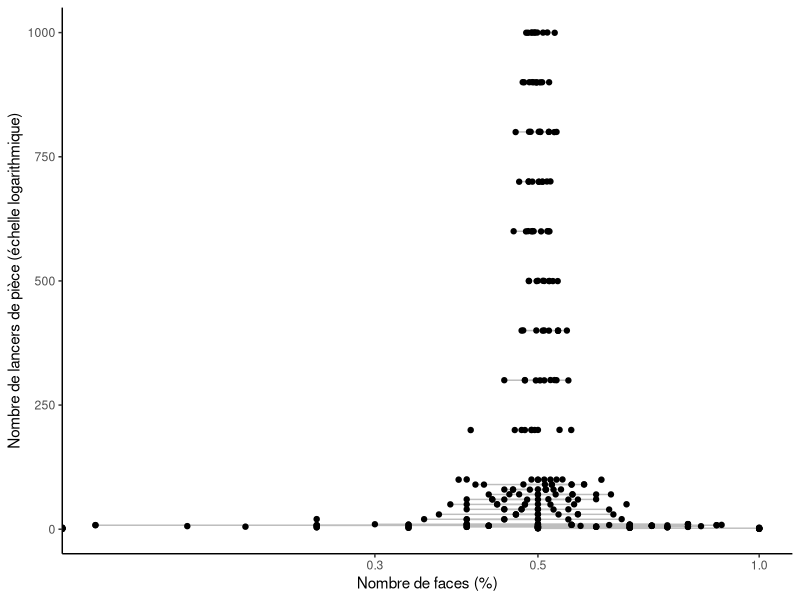
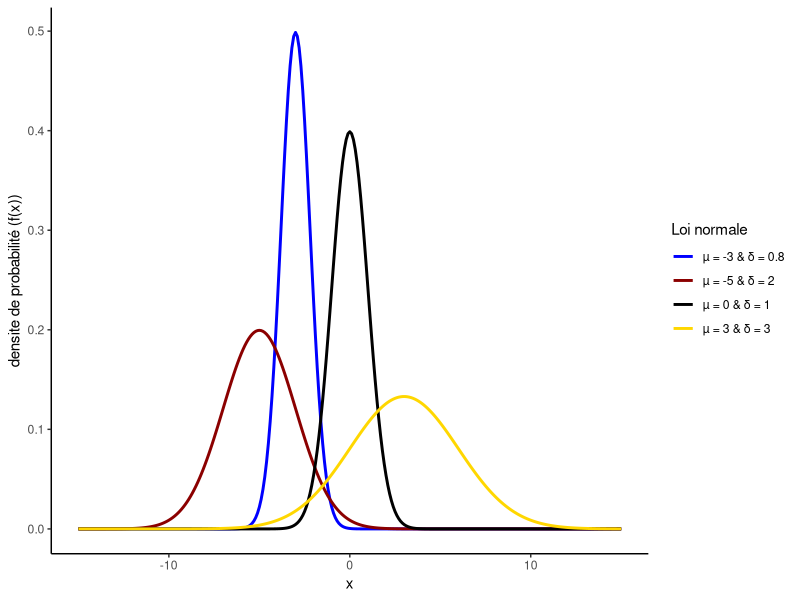
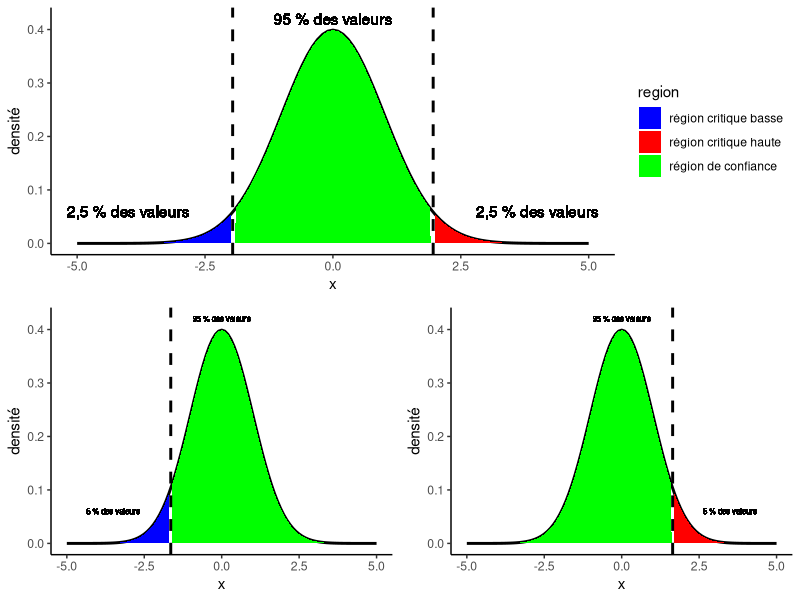
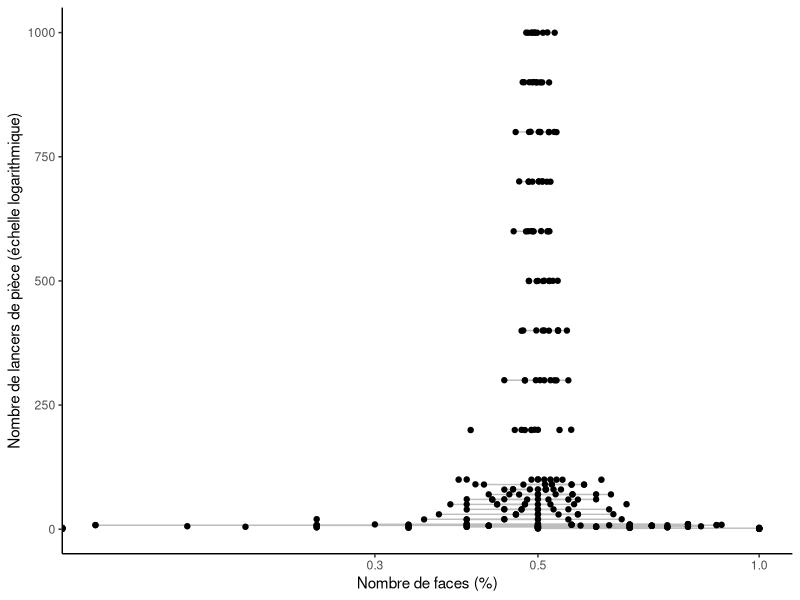
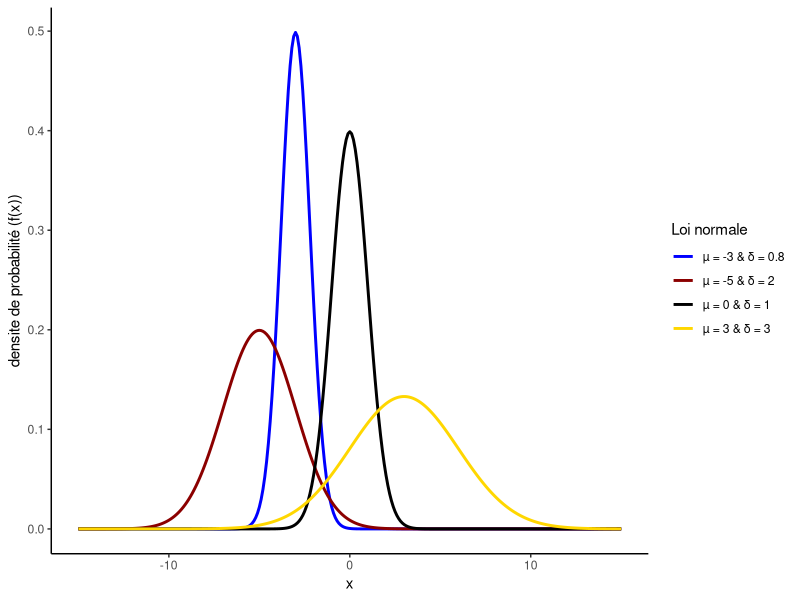

Reproduce these figures in R, in order.
## ---- chunk 1
knitr::opts_chunk$set(echo = TRUE, warning = FALSE, message = FALSE)

library(tidyverse)

# fixe la graine à 105
set.seed(105)
## ---- chunk 2
# création d'un vecteur contenant le nombre de lancers
nb_lancers <- c(
  1:9, # 1, 2, 3... 9
  seq(from = 10, to = 100, by = 10), # 10, 20... 100
  seq(from = 200, to = 1000, by = 100) # 200, 300... 1000
)

# 10 simulations pour chaque valeurs de nb_lancers de pièces
purrr::map(
  c(1:10),
  ~ bind_rows(
    bind_cols(
      nb_lancers = nb_lancers,
      nb_lancers %>% 
        purrr::map(
          ~ rbinom(.x, 1, 0.5)
        ) %>% 
        purrr::map(sum) %>% 
        purrr::map(as_tibble) %>% 
        bind_rows() %>% 
        rename(nb_faces = value)
    )
  )
) %>% 
  bind_rows() %>% # mise en commun des lignes
  mutate(
    pourcentage_face = nb_faces /nb_lancers # calcul du pourcentage de réussites
  ) %>% # création du graphique
  ggplot() + 
  aes(y = nb_lancers, x = pourcentage_face, group = nb_lancers) +
  geom_boxplot(color = "grey") + # ajout des boîtes à moustaches
  geom_jitter() + # ajout des points
  scale_x_log10() + # choix d'une échelle logarthmique
  theme_classic() +
  labs(
    y = "Nombre de lancers de pièce (échelle logarithmique)",
    x = "Nombre de faces (%)"
  )

ggsave("img/lancer_des.png")

## ---- chunk 3

# choix de l'intervalle de représentation
intervalle <- seq(-15, 15, 0.1)

# loi normale de paramètres µ égale à -5, -3, 0 ou 3 et σ égale à 2, 0.8, 1 ou 3
tibble(
  loi_normale = 
    rep(
      c(
        "µ = 0 & \U03B4 = 1", 
        "µ = 3 & \U03B4 = 3", 
        "µ = -3 & \U03B4 = 0.8", 
        "µ = -5 & \U03B4 = 2"
      ), 
      each = length(intervalle)
    ),
  x = rep(intervalle, 4),
  densite = 
    c(
      dnorm(intervalle, mean = 0, sd = 1),
      dnorm(intervalle, mean = 3, sd = 3),
      dnorm(intervalle, mean = -3, sd = 0.8),
      dnorm(intervalle, mean = -5, sd = 2))
) %>% 
  ggplot() +
  aes(x = x, y = densite, color = loi_normale) +
  geom_line(size = 1) +
  theme_classic() +
  scale_color_manual(values = c("blue", "dark red", "black", "gold")) +
  ylab("densite de probabilité (f(x))") +
  labs(color = "Loi normale")

ggsave("img/loi_normale.png")

## ---- chunk 4

# choix de l'intervalle de représentation
intervalle <- seq(-5, 5, 0.1)

# test bilatéral
bilateral <- tibble(
  x = intervalle,
  "densité" = dnorm(intervalle, mean = 0, sd = 1),
  region = 
    case_when(
      x < qnorm(0.025) ~ "région critique basse",
      x < qnorm(0.975) ~ "région de confiance",
      TRUE ~ "région critique haute"
    )
) %>% 
  ggplot() +
  aes(x = x, y = `densité`) +
  geom_line(size = 1) +
  geom_area(aes(fill = region)) +
  scale_fill_manual(values = c("blue", "red", "green")) +
  geom_vline(xintercept = qnorm(0.025), size = 1, linetype = "dashed") + 
  geom_vline(xintercept = qnorm(0.975), size = 1, linetype = "dashed") + 
  geom_text(aes(x = -4, y = 0.06, label = "2,5 % des valeurs")) +
  geom_text(aes(x = 4, y = 0.06, label = "2,5 % des valeurs")) +
  geom_text(aes(x = 0, y = 0.42, label = "95 % des valeurs")) +
  theme_classic()

# test unilatéral à gauche
unilateral_gauche <- tibble(
  x = intervalle,
  "densité" = dnorm(intervalle, mean = 0, sd = 1),
  region = 
    case_when(
      x < qnorm(0.05) ~ "région critique basse",
      TRUE ~ "région de confiance"
    )
) %>% 
  ggplot() +
  aes(x = x, y = `densité`) +
  geom_line(size = 1) +
  geom_area(aes(fill = region)) +
  scale_fill_manual(values = c("blue", "green")) +
  geom_vline(xintercept = qnorm(0.05), size = 1, linetype = "dashed") + 
  geom_text(aes(x = -3.5, y = 0.06, label = "5 % des valeurs"), size = 2) +
  geom_text(aes(x = 0, y = 0.42, label = "95 % des valeurs"), size = 2) +
  theme_classic() +
  theme(legend.position = "none")

# test unilatéral à droite
unilateral_droit <- tibble(
  x = intervalle,
  "densité" = dnorm(intervalle, mean = 0, sd = 1),
  region = 
    case_when(
      x > qnorm(0.95) ~ "région critique haute",
      TRUE ~ "région de confiance"
    )
) %>% 
  ggplot() +
  
  aes(x = x, y = `densité`) +
  geom_line(size = 1) +
  geom_area(aes(fill = region)) +
  scale_fill_manual(values = c("red", "green")) +
  geom_vline(xintercept = qnorm(0.95), size = 1, linetype = "dashed") + 
  geom_text(aes(x = 3.5, y = 0.06, label = "5 % des valeurs"), size = 2) +
  geom_text(aes(x = 0, y = 0.42, label = "95 % des valeurs"), size = 2) +
  theme_classic() +
  theme(legend.position = "none")

library(cowplot)
ggdraw() +
  draw_plot(bilateral, 0, .5, 1, .5) +
  draw_plot(unilateral_gauche, 0, 0, .5, .5) +
  draw_plot(unilateral_droit, .5, 0, .5, .5)

## ---- chunk 5

## ---- chunk 6

